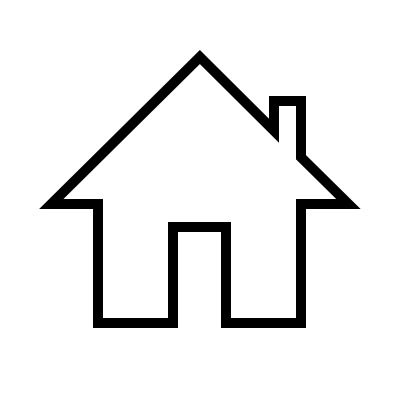
#> input picture assets/House.jpg, 400 x 400 px, found by its file name
$ python main.py
#> lines starting #> are read from the running program, lines starting #| are printed output that depends on the picture
import random


class Space:
    def __init__(self, height, width, num_hospitals):
        self.height = height
        self.width = width
        self.num_hospitals = num_hospitals
        self.houses = set()
        self.hospitals = set()

    def add_house(self, row, col):
        self.houses.add((row, col))

    def available_space(self):
        candidates = set(
            (row, col)
            for row in range(self.height)
            for col in range(self.width)  # Fixed typo
        )
        for house in self.houses:
            candidates.remove(house)
        for hospital in self.hospitals:  # Fixed typo
            candidates.remove(hospital)
        return candidates

    def get_cost(self, hospitals):
        cost = 0
        for house in self.houses:
            cost += min(
                abs(house[0] - hospital[0]) + abs(house[1] - hospital[1])
                for hospital in hospitals
            )  # the absolute difference in the x axis + in the y
        return cost

    def get_neighbors(self, row, col):  # Fixed no return
        candidates = [
            (row - 1, col),
            (row + 1, col),
            (row, col - 1),
            (row, col + 1)
        ]
        neighbors = []
        for r, c in candidates:
            if (r, c) in self.houses or (r, c) in self.hospitals:
                continue
            if 0 <= r < self.height and 0 <= c < self.width:
                neighbors.append((r, c))
        return neighbors  # Added return

    def output_image(self, filename):
        from PIL import Image, ImageDraw, ImageFont
        cell_size = 100
        cell_border = 2
        cost_size = 40
        padding = 10

        img = Image.new(
            "RGBA",
            (self.width * cell_size, self.height * cell_size + cost_size + padding * 2),
            "white"
        )
        house = Image.open("/Users/maryamabdelfattah/Downloads/PRJECTS/HillClimbing/assets/House.jpg").resize((cell_size, cell_size))
        hospital = Image.open("/Users/maryamabdelfattah/Downloads/PRJECTS/HillClimbing/assets/Hospital.jpg").resize((cell_size, cell_size))
        font = ImageFont.truetype("/Users/maryamabdelfattah/Downloads/PRJECTS/HillClimbing/assets/OpenSans-Regular.ttf", 30)
        draw = ImageDraw.Draw(img)

        for i in range(self.height):
            for j in range(self.width):
                rect = [
                    (j * cell_size + cell_border, i * cell_size + cell_border),
                    ((j + 1) * cell_size - cell_border, (i + 1) * cell_size - cell_border)
                ]
                draw.rectangle(rect, fill="black")
                if (i, j) in self.houses:
                    img.paste(house, rect[0])  # Fixed extra argument
                if (i, j) in self.hospitals:
                    img.paste(hospital, rect[0])  # Fixed extra argument

        draw.rectangle(
            (0, self.height * cell_size, self.width * cell_size,
             self.height * cell_size + cost_size + padding * 2),
            "black"
        )

        draw.text(
            (padding, self.height * cell_size + padding),
            f"cost: {self.get_cost(self.hospitals)}",  # Fixed typo
            fill="white",
            font=font
        )
        img.save(filename)

    def hill_climb(self, maximum=None, image_prefix=None, log=False):
        count = 0
        self.hospitals = set()
        for i in range(self.num_hospitals):
            self.hospitals.add(random.choice(list(self.available_space())))

        if log:
            print("initial state: cost", self.get_cost(self.hospitals))
        if image_prefix:
            self.output_image(f"{image_prefix}{str(count).zfill(3)}.png")

        while maximum is None or count < maximum:
            count += 1
            best_neighbors = []
            best_neighbor_cost = None

            for hospital in self.hospitals:
                for replacement in self.get_neighbors(*hospital):  # Fixed typo
                    neighbor = self.hospitals.copy()  # Fixed typo
                    neighbor.remove(hospital)
                    neighbor.add(replacement)

                    cost = self.get_cost(neighbor)
                    if best_neighbor_cost is None or cost < best_neighbor_cost:
                        best_neighbor_cost = cost
                        best_neighbors = [neighbor]  # Fixed assignment
                    elif best_neighbor_cost == cost:
                        best_neighbors.append(neighbor)

            if best_neighbor_cost >= self.get_cost(self.hospitals):
                return self.hospitals
            else:
                if log:
                    print(f"better neighbor: cost {best_neighbor_cost}")
                self.hospitals = random.choice(best_neighbors)
            if image_prefix:
                self.output_image(f"{image_prefix}{str(count).zfill(3)}.png")


s = Space(height=6, width=12, num_hospitals=2)
for i in range(5):
    s.add_house(random.randrange(s.height), random.randrange(s.width))

hospitals = s.hill_climb(image_prefix="hospitals", log=True)
#> in output_image, `img = Image.new( "RGBA", (self.width * cell_size, self.height * cell_s..`: img: PIL image 1200x660 RGBA; every value is 255
#> in output_image, `house = Image.open("/Users/maryamabdelfattah/Downloads/PRJECTS/HillCli..`:
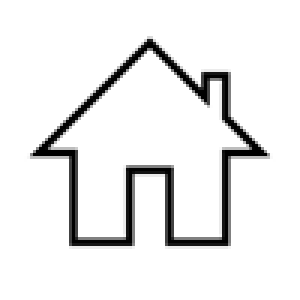
#> house: PIL image 100x100 RGB (shown 3 times larger); min 0, max 255, mean 235.6
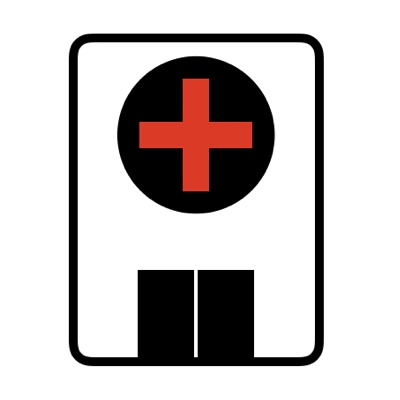
#> input picture assets/Hospital.jpg, 400 x 400 px, found by its file name
#> in output_image, `hospital = Image.open("/Users/maryamabdelfattah/Downloads/PRJECTS/Hill..`:
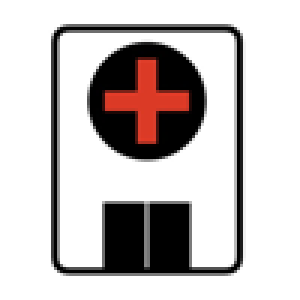
#> hospital: PIL image 100x100 RGB (shown 3 times larger); mean R, G, B 200.1, 194.7, 194.1
#> after the loop in output_image, `for i in range(self.height):`:
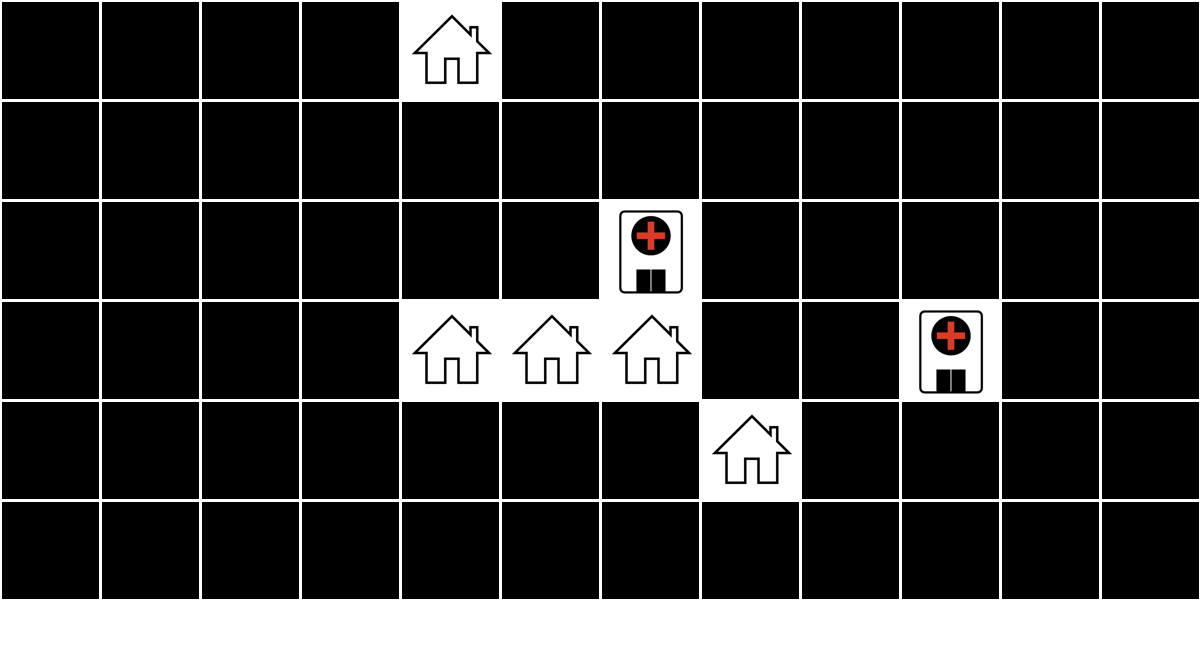
#> img: PIL image 1200x660 RGBA; mean R, G, B, A 55.5, 55.3, 55.3, 255
#> in output_image, `img.save(filename)`:
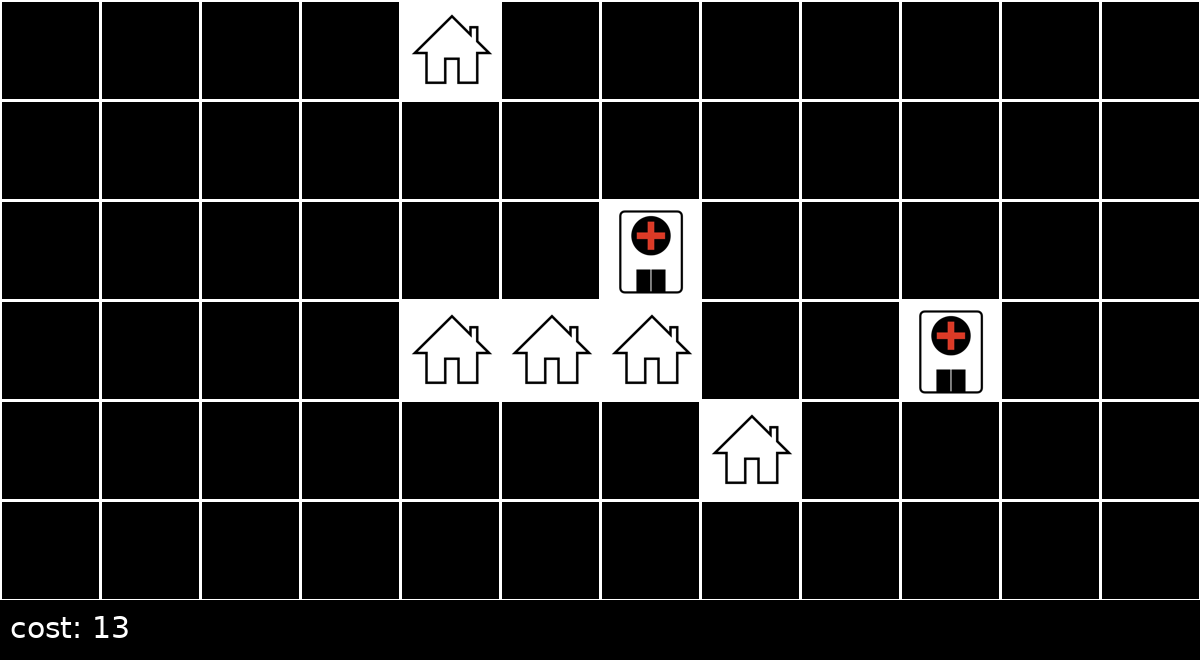
#> saved as hospitals000.png: PIL image 1200x660 RGBA; mean R, G, B, A 32.5, 32.4, 32.4, 255
#> the loop in hill_climb, `for hospital in self.hospitals:` made 2 passes
#> hospital on passes 1 to 2: (3, 9), (2, 6)
#> after the loop in hill_climb, `for hospital in self.hospitals:`: best_neighbor_cost = 11; best_neighbors = 1 item
#| better neighbor: cost 11
#> in hill_climb, `self.hospitals = random.choice(best_neighbors)`: self.hospitals = 2 items
#> call 2 of output_image, with filename = 'hospitals001.png'
#> after the loop in output_image (call 2), `for i in range(self.height):`:
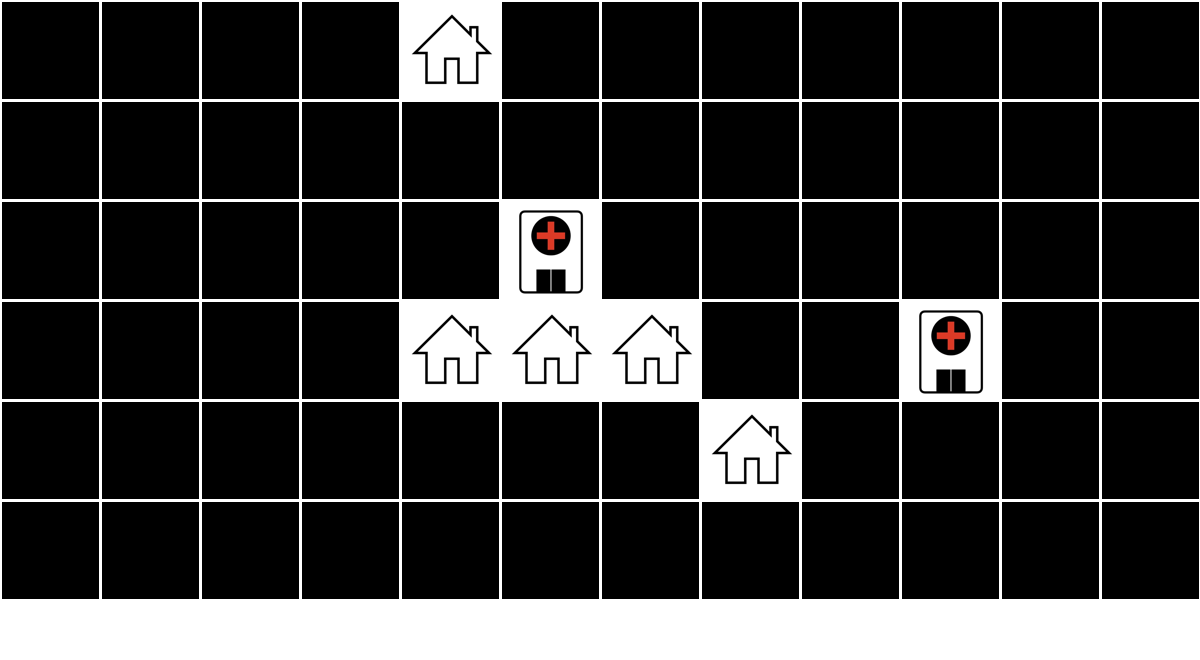
#> img: PIL image 1200x660 RGBA; mean R, G, B, A 55.5, 55.3, 55.3, 255
#> in output_image (call 2), `img.save(filename)`:
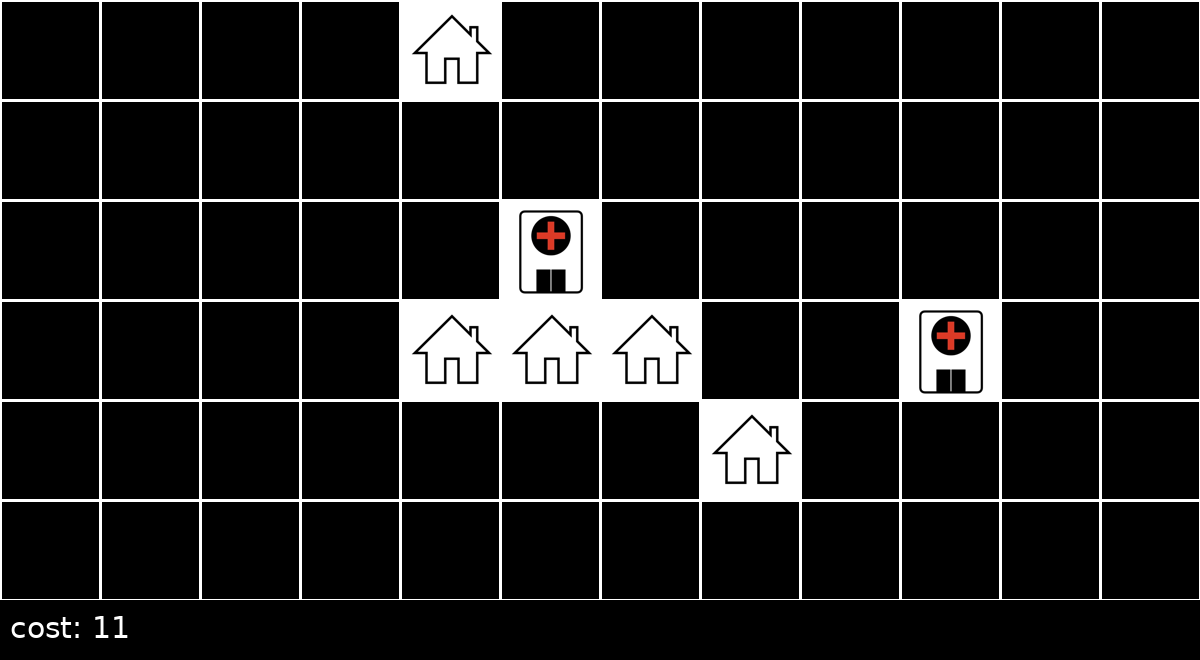
#> saved as hospitals001.png: PIL image 1200x660 RGBA; mean R, G, B, A 32.5, 32.4, 32.3, 255
#> hospitals = 2 items
